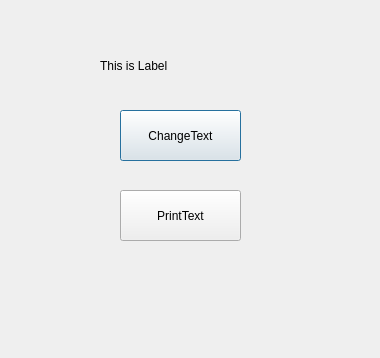
<?xml version="1.0" encoding="UTF-8"?>
<ui version="4.0">
 <class>lab_1</class>
 <widget class="QDialog" name="lab_1">
  <property name="geometry">
   <rect>
    <x>0</x>
    <y>0</y>
    <width>380</width>
    <height>358</height>
   </rect>
  </property>
  <property name="windowTitle">
   <string>Dialog</string>
  </property>
  <widget class="QLabel" name="lbl_Test">
   <property name="geometry">
    <rect>
     <x>100</x>
     <y>40</y>
     <width>171</width>
     <height>51</height>
    </rect>
   </property>
   <property name="text">
    <string>This is Label</string>
   </property>
  </widget>
  <widget class="QPushButton" name="btn_changeText">
   <property name="geometry">
    <rect>
     <x>120</x>
     <y>110</y>
     <width>121</width>
     <height>51</height>
    </rect>
   </property>
   <property name="text">
    <string>ChangeText</string>
   </property>
  </widget>
  <widget class="QPushButton" name="btn_printText">
   <property name="geometry">
    <rect>
     <x>120</x>
     <y>190</y>
     <width>121</width>
     <height>51</height>
    </rect>
   </property>
   <property name="text">
    <string>PrintText</string>
   </property>
  </widget>
 </widget>
 <resources/>
 <connections/>
</ui>
